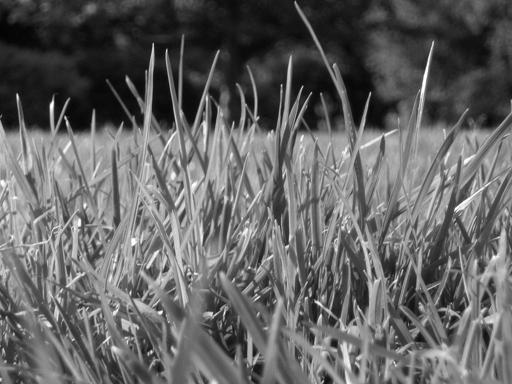
%> input picture assign_2/Part-1: Image Enhancement/images/image1.jpg, 512 x 384 px
$ octave q7_3_gaussian_filtering.m   (GNU Octave 9; MATLAB toolbox functions it lacks are replaced by stand-ins)
%> lines starting %> are read from the running program, lines starting %| are printed output that depends on the picture
### assign_2/Part-1: Image Enhancement/gauss1D.m
function G = gauss1D( sigma , kernel_size )
    G = zeros(1, kernel_size);
    if mod(kernel_size, 2) == 0
        error('kernel_size must be odd, otherwise the filter will not have a center to convolve on')
    end
    %% solution
    x_range = -1*floor(kernel_size/2):1:floor(kernel_size/2);
    G = 1/(sigma*sqrt(2*pi)).*exp(-1.*(x_range.^2)./(2*(sigma^2)));
    G = G./sum(G);
end

### assign_2/Part-1: Image Enhancement/gauss2D.m
function G = gauss2D( sigma , kernel_size )
    %% solution
    one_d = gauss1D(sigma, kernel_size);
    G = one_d'*one_d;
end

### assign_2/Part-1: Image Enhancement/denoise.m
function [ imOut ] = denoise(image, kernel_type, varargin)

switch kernel_type
    case 'box'
        imOut = imboxfilt(image, varargin{1});
%       varargin{1} denotes window size
    case 'median'
        imOut = medfilt2(image,[varargin{1} varargin{1}]);
%       second argument constructs [m n] matrix from varargin{1} input

    case 'gaussian'
%       varargin{1} denotes sigma, varargin{2} denotes window size,
%       Gauss2d => function G = gauss2D( sigma , kernel_size )
        imOut = imfilter(image, gauss2D (varargin{1}, varargin{2}) );

end
end

### assign_2/Part-1: Image Enhancement/q7_3_gaussian_filtering.m
% 4. Try denoising image1 gaussian.jpg using a Gaussian ?ltering.
% Choose an appropriate window size and standard deviation and justify your choice.
% Show the denoised images in your report.

original_img = imread("image1.jpg");
%> original_img is the input picture: size 384x512 uint8; min 0, max 255, mean 99.4
gaussian_img = imread("image1_gaussian.jpg");
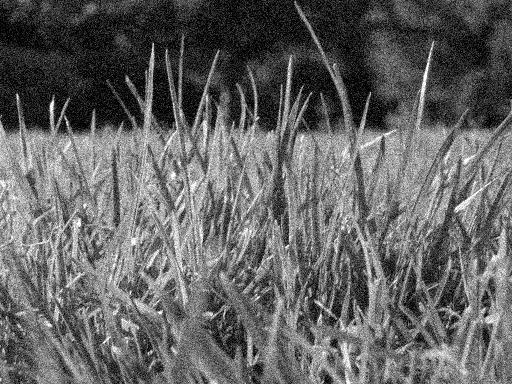
%> input picture assign_2/Part-1: Image Enhancement/images/image1_gaussian.jpg, 512 x 384 px
%> gaussian_img is the input picture: size 384x512 uint8; min 0, max 255, mean 99.9


%% gaussian filtering with sigma = 0.6, 0.8, 1.0, 1.2 / window 3, 3, 3, 3, respectively
gauss1 = denoise(gaussian_img, 'gaussian', 0.4, 3);
%> in gauss1D, `x_range = -1*floor(kernel_size/2):1:floor(kernel_size/2);`: x_range = [-1 0 1]
%> in gauss1D, `G = 1/(sigma*sqrt(2*pi)).*exp(-1.*(x_range.^2)./(2*(sigma^2)));`: G = [0.0438 0.997 0.0438]
%> in gauss1D, `G = G./sum(G);`: G = [0.0404 0.919 0.0404]
%> in gauss2D, `G = one_d'*one_d;`: G = [0.00163 0.0371 0.00163; 0.0371 0.845 0.0371; 0.00163 0.0371 0.00163]

gauss2= denoise(gaussian_img, 'gaussian', 0.8, 5);
%> call 2 of denoise, with kernel_type = 'gaussian'
%> in denoise (call 2), `imOut = imfilter(image, gauss2D (varargin{1}, varargin{2}) );`:
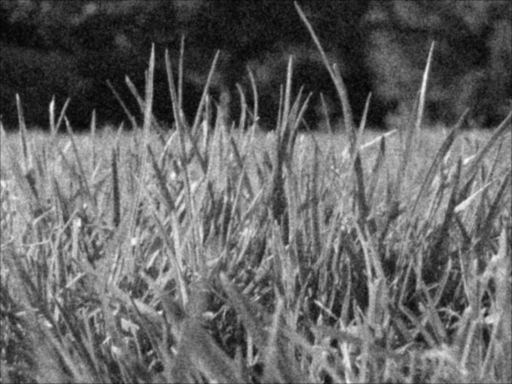
%> imOut: size 384x512 uint8; min 4, max 248, mean 99.6

gauss3= denoise(gaussian_img, 'gaussian', 2, 5);

gauss4 = denoise(gaussian_img, 'gaussian', 4, 7);
%> call 4 of denoise, with kernel_type = 'gaussian'
%> in denoise (call 4), `imOut = imfilter(image, gauss2D (varargin{1}, varargin{2}) );`:
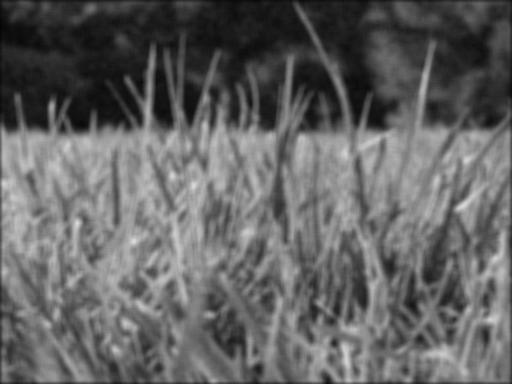
%> imOut: size 384x512 uint8; min 5, max 223, mean 99.2

montage({original_img, gaussian_img, gauss1, gauss2, gauss3, gauss4});
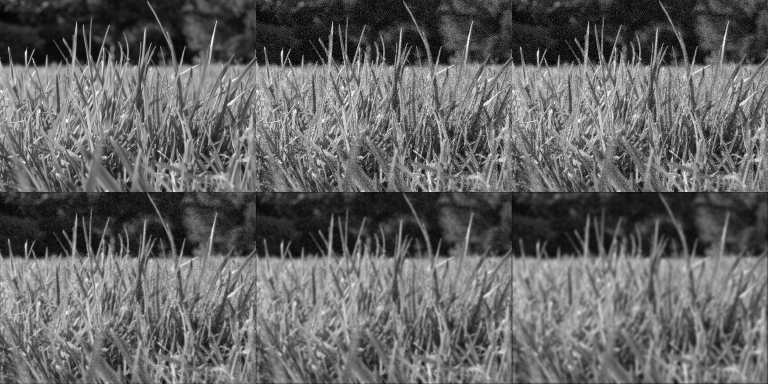
%> displayed picture: size 768x1536, on the screen's scale of 0 to 255 (shown at 1/2 size); min 0, max 255, mean 99.5
